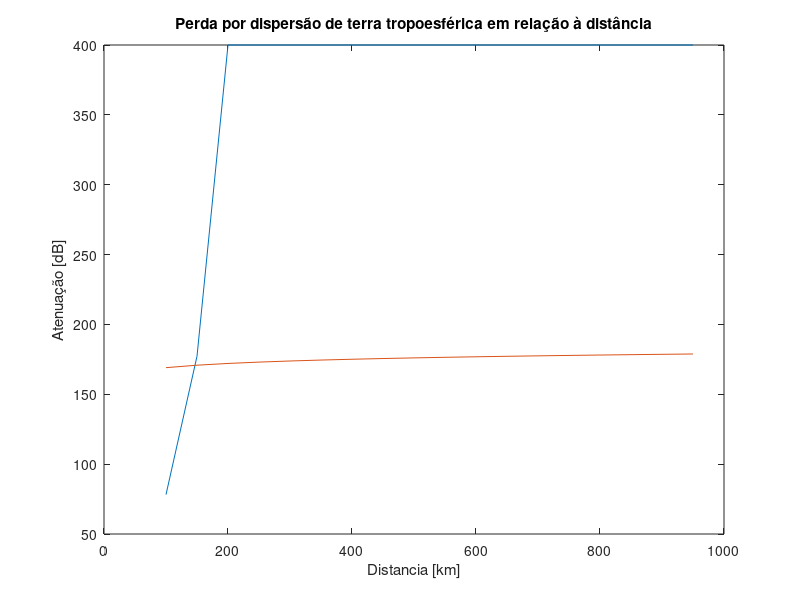

This chart was generated by the following MATLAB code:
% --- PARÂMETROS ---
f = 6e9;                % Frequência [Hz] - 6 GHz
h_tx = 40;              % Altura TX [m]
h_rx = 150;             % Altura RX [m]
R_terra = 6370;         % Raio da Terra [km]

N0 = 320;               % Índice de refração à superfície [N-units]
M = 33.20;              % Parametro meteorologico dado para clima tipo 7a 
ypslon = 0.27;          % Parametro que traduz a estrutura da atmosfera para clima tipo 7a
r = 8500;               %Raio efetivo da terra [km]
Ge = 10;                 %Ganho de emissão [dB]
Gr= 10;                  % Ganho de receção [dB]



% --- COMPRIMENTO DE ONDA ---
c = 3e8;
lambda = c/f;

% --- PARÂMETROS NORMALIZADOS (ITU-R P.526-5) ---
% Raio efetivo da Terra em metros
a_ef = R_terra * 1000; % [m]


% Comprimento do percuso entre radiohorizontes (dde)

dde = 100000 - sqrt(2*a_ef*h_tx)-sqrt(2*a_ef*h_rx);


% Atenuacao por Difracao 

beta1 = 0.99; % Beta para Terreno Médio
beta2 = 0.97; % Beta para agua do Mar

distancia = 100000;  % [m] 

atenua_esferica = [];
dist_array = [];
while distancia<1000000

    X = beta1*distancia*((pi/(lambda*a_ef^2))^(1/3));
    Y1 = 2*beta1*h_tx*(((pi^2)/((lambda^2) *a_ef))^(1/3));
    Y2 = 2*beta1*h_rx*(((pi^2)/((lambda^2) *a_ef))^(1/3));
    
    F= 11+10*log10(X)-17.6*X;
    G1 = 17.6*(sqrt(Y1-1.1))-5*log10(Y1-1.1)-8;
    G2 = 17.6*(sqrt(Y2-1.1))-5*log10(Y2-1.1)-8;
    
    Aed = -(F+G1+G2);

    dist_array(end+1)=distancia;

    if(Aed>200)
        Aed=400;
    end
    atenua_esferica(end+1)=Aed;

    distancia=distancia+50000;

end


% --- PERDA BÁSICA POR DISPERSÃO (ITU-R P.617-1) ---



% Perda mediana anual para 50% do tempo
distancia_km = 100;
atenua_tropo = [];
dist_km_array = [];


while distancia_km<1000
    

    %Perguntar prof se tá certo a formula
    drhe=sqrt(2*a_ef*h_tx);

    drhr=sqrt(2*a_ef*h_rx);

    theta_tx=deg2rad(asin(h_tx/drhe));

    theta_rx=deg2rad(asin(h_rx/drhr));


    theta=(theta_rx+theta_tx)*1000;
    
    
    H = (theta*distancia_km)/(4*10^3);
    
    h = ((theta^2)*r)/(8*10^6);
    
    N = 20*log10(5+ypslon*H)+4.34*ypslon*h;
    
    Lc= 0.07*exp(0.055*(Ge+Gr));
    
    Gp= Ge+Gr-Lc;
    
    %Perda para 50%
    
    A= 30*log10(f/1e6)+10*log10(distancia_km)+30*log10(theta)+M+N+Gp;

    

    atenua_tropo(end+1)=A;
    dist_km_array(end+1) =distancia_km ;

    distancia_km=distancia_km+50;

end

% --- RESULTADOS ---

%fprintf("Comprimento do percurso entre radio horizontes: %.2f",dde);

figure(1);
plot(dist_array/1000,atenua_esferica);
ylabel("Atenuação [dB]")
xlabel("Distancia [km]")
title("Perda por difração de terra esférica em relação à distância")
hold on
plot(dist_km_array,atenua_tropo)
ylabel("Atenuação [dB]")
xlabel("Distancia [km]")
title("Perda por dispersão de terra tropoesférica em relação à distância")